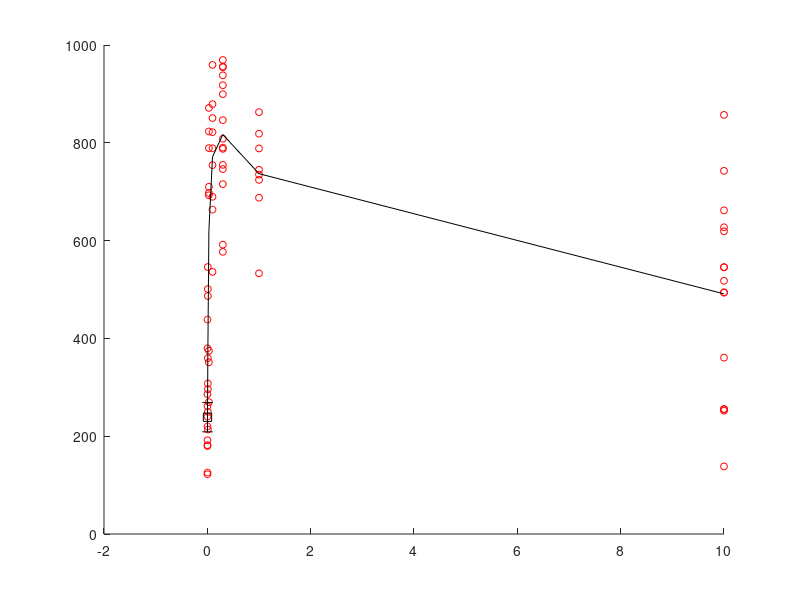

Recreate this plot in MATLAB. (Note: this script raises an error after producing the figure.)
function Fig1C()

load('explants.mat')

%indices for each concentration%
cn = [0.003,0.01,0.03,0.1,0.3,1,10];
IND{length(cn)}=[];
for k = 1:length(cn)
        IND{k} = find(explants.NGF == cn(k));
end

%average radial outrowth grouped by concentration%
outgrowth{length(cn)}=[];
for k = 1:length(cn)
    outgrowth{k} = explants.outgrowth(IND{k});
end

%means and sdevs%
outgrowth_mean = cell2mat(cellfun(@mean,outgrowth,'uni',0));
outgrowth_sd = cell2mat(cellfun(@std,outgrowth,'uni',0));

%% plotting
figure()
hold on

for k=1:length(cn)
    plot(cn(k)*ones(1,length(outgrowth{k})),outgrowth{k},'ro','MarkerSize',5)
end

plot(cn,outgrowth_mean,'k-')

for k=1:length(cn)
    errorbar(cn(k),outgrowth_mean(k),outgrowth_sd(k)/sqrt(length(outgrowth{k})),'ks',...
    'MarkerFaceColor','k','MarkerSize',8,'LineWidth',1.5)
end

set(gca,'XScale','log','FontSize',20)
set(gca,'Xtick',[0.001,0.01,0.1,1,10,100],'Xticklabels',[0.001,0.01,0.1,1,10,100],'FontSize',22)
axis([0.001,100,0,1200])  
xlabel('NGF (nM)','Interpreter','Latex','FontSize',22)
ylabel('radial outgrowth ($\mu{m}$)','Interpreter','Latex','FontSize',22)
